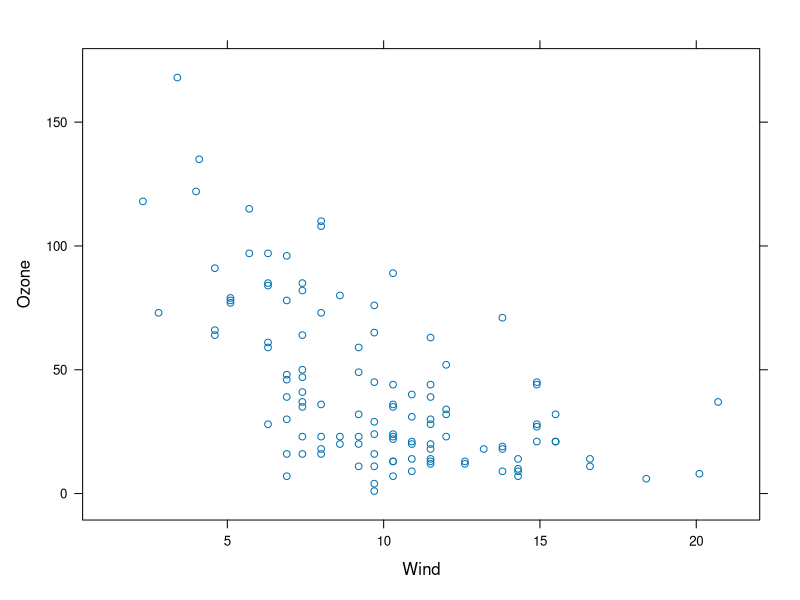
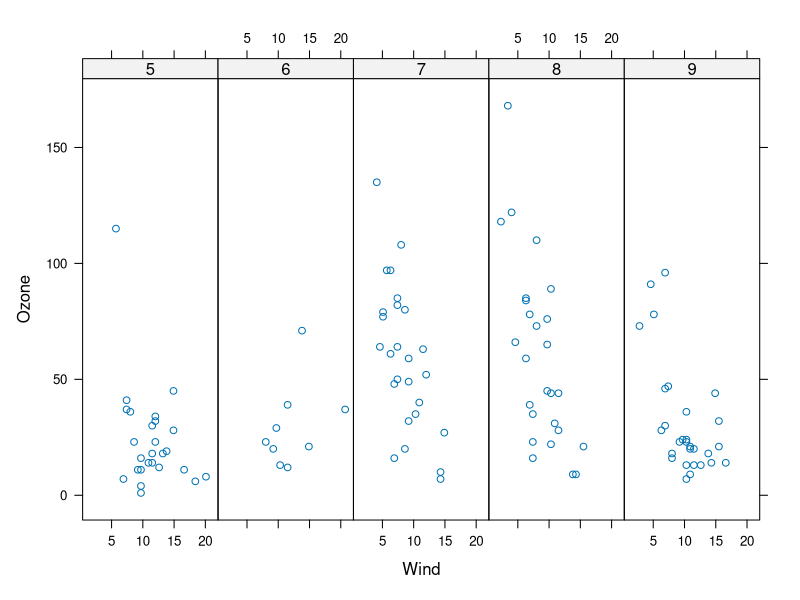
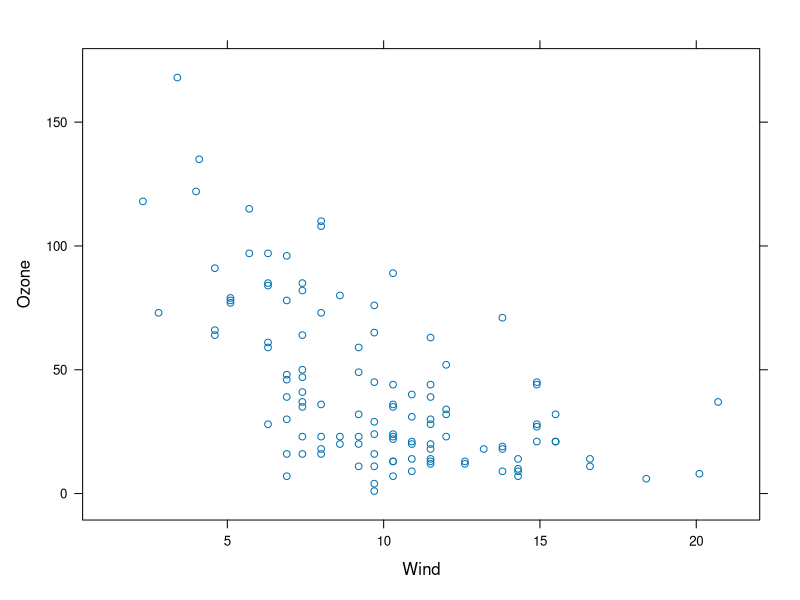
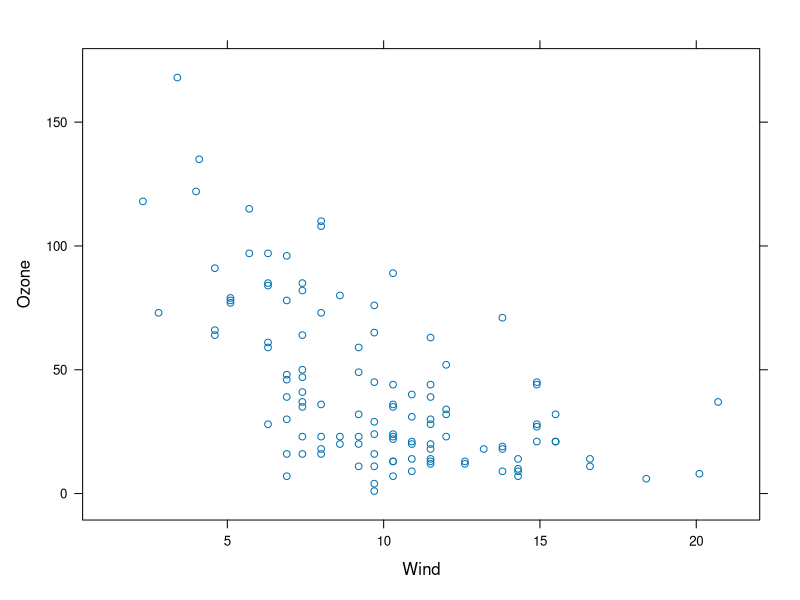

R code for these plots, in order:
library(lattice)
library(datasets)

## simple scatterplot
xyplot(Ozone ~ Wind, data = airquality)

## convert 'Month' to a factor variable
airquality <- transform(airquality, Month = factor(Month))
xyplot(Ozone ~ Wind | Month, data = airquality, layout = c(5, 1))

## lattice behavior
p <- xyplot(Ozone ~ Wind, data = airquality)  ## nothing happens
print(p)  ## plot appears
xyplot(Ozone ~ Wind, data = airquality)  ## auto-printing